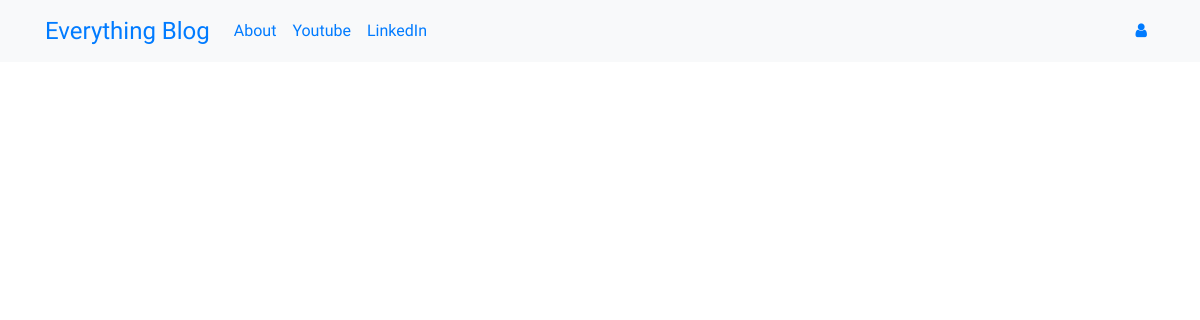
Before: / with the older database file.
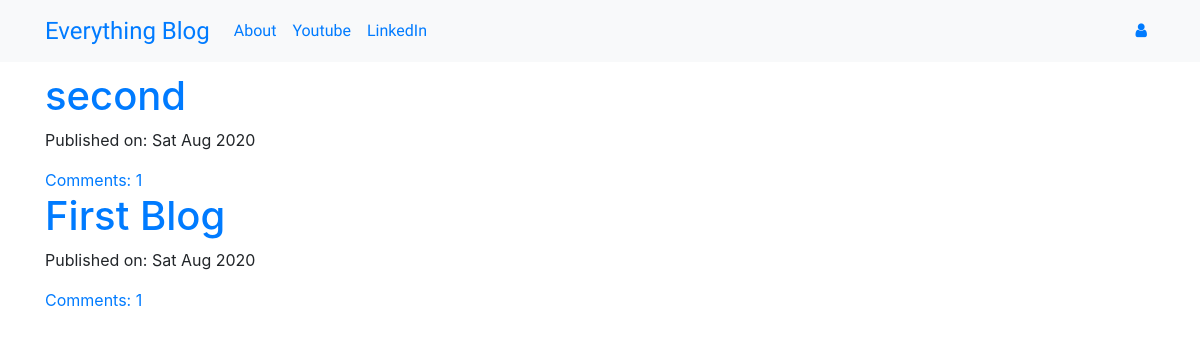
After: the same page with the newer database file.
### app/models.py (models this page shows, shortened)
class Post(models.Model):
    author = models.ForeignKey('auth.User',on_delete=models.CASCADE)
    title = models.CharField(max_length=200)
    text = models.TextField()
    create_date = models.DateTimeField(default=timezone.now)
    published_date = models.DateTimeField(blank=True,null=True)
    def approved_comments(self):
        return self.comments.filter(approved_comment=True)

### app/views.py (the view)
# urls.py: path('',views.PostListView.as_view(),name='post_list'),
class PostListView(ListView):
    model=Post
    def get_queryset(self):
        return Post.objects.filter(published_date__lte=timezone.now()).order_by('published_date')

### app/templates/app/post_list.html
{% extends 'app/base.html' %}
{% block content %}
  {% for post in post_list %}
    <div class="post">
      <h1><a href="{% url 'post_detail' pk=post.pk %}">{{ post.title }}</a></h1>
      <div class="date">
        <p>Published on: {{ post.published_date|date:"D M Y" }}</p>
      </div>
      <a href="{% url 'post_detail' pk=post.pk %}">Comments: {{ post.approved_comments.count }}</a>
    </div>
  {% endfor %}
{% endblock %}

### app/templates/app/base.html (shortened to what this page needs)
{% load static %}
<!DOCTYPE html>
<html lang="en" dir="ltr">
  <head>
    <link rel="stylesheet" href="https://stackpath.bootstrapcdn.com/bootstrap/4.1.3/css/bootstrap.min.css"
>
    <link href="https://maxcdn.bootstrapcdn.com/font-awesome/4.7.0/css/font-awesome.min.css" rel="stylesheet">
    <link rel="stylesheet" href="//cdn.jsdelivr.net/medium-editor/latest/css/medium-editor.min.css" type="text/css" media="screen" charset="utf-8">
    <link rel="stylesheet" href="{% static 'css/style.css' %}">
  </head>
    <body class='loader'>
      <nav class="navbar navbar-expand-lg bg-light techfont">
        <div class="container">
          <div class="navbar-nav align-items-center">
            <a class="navbar-brand bigbrand" href="{% url 'post_list' %}">Everything Blog</a>
            <a class="nav-item nav-link" href="{% url 'about' %}">About</a>
            <a class="nav-item nav-link" href="https://www.youtube.com">Youtube</a>
            <a class="nav-item nav-link" href="https://www.linkedin.com">LinkedIn</a>
          </div>
          <div class="navbar-nav align-items-center ml-auto">
            {% if user.is_authenticated %}
              <a class="nav-item nav-link" href="{% url 'post_new' %}">New Post</a>
              <a class="nav-item nav-link" href="{% url 'post_draft_list' %}">Drafts</a>
              <a class="nav-item nav-link" href="{% url 'logout' %}">Log out</a>
              <a >Welcome: {{ user.username }}</a>
            {% else %}
              <a class="nav-item nav-link" href="{% url 'login' %}" aria-label="Login">
                <span class="fa fa-user" aria-hidden="true"></span></a>
            {% endif %}
          </div>
        </div>
      </nav>
        <div class="content container">
          <div class="row">
            <div class="col-md-8">
              <div class="blog_posts">
                {% block content %}
                {% endblock %}
              </div>
            </div>
          </div>
        </div>
  </body>
</html>

### app/static/css/style.css (style rules this page uses)
.techfont { font-family: 'Russo One', sans-serif; font-size: 1em; margin-bottom: 10px; }
.bigbrand { font-size: 1.5em; }
.loader { filter:hue-rotate(0deg); color: linear-gradient(45deg,#0f8,#08f); animation:hue 5000ms infinite linear; }

Changed rows visible on the page:
added Post: title "second", published_date "Sat Aug 2020", approved_comments.count "1"
now on this page (row edited): Post: title "First Blog", published_date "Sat Aug 2020", approved_comments.count "1"
